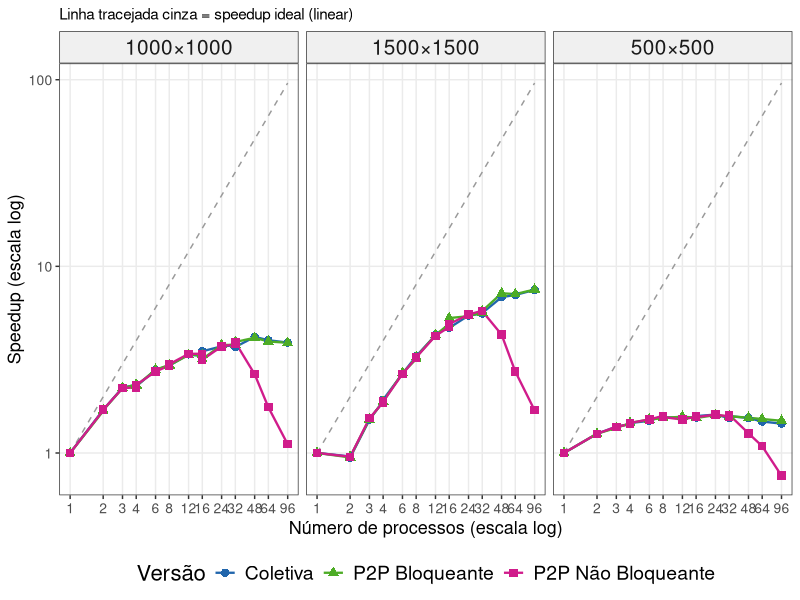
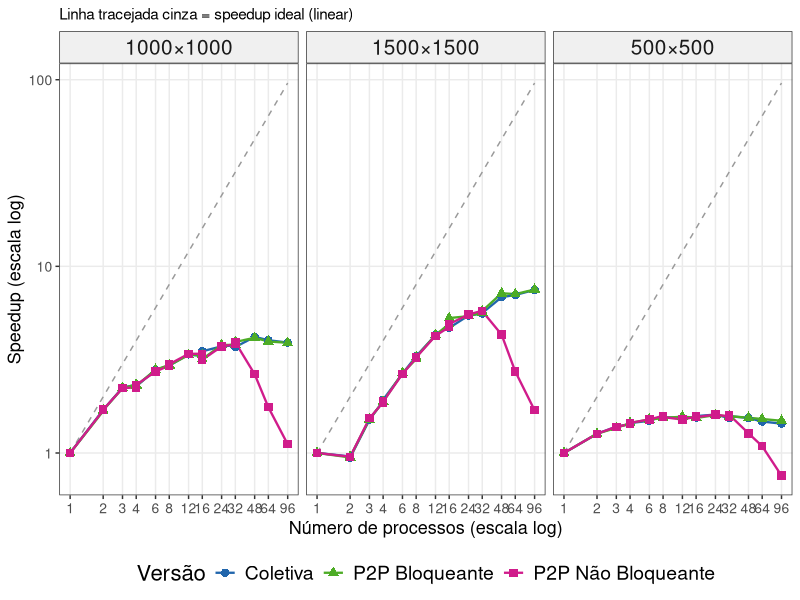

Here is the R script that generated these plots, in order:
library(dplyr)
library(ggplot2)

pdf(NULL)

df <- read.csv("../../results/rastro_completo.csv", stringsAsFactors = FALSE)

exec <- df %>%
  filter(rank == "rank0") %>%
  group_by(tipo, size, nproc, nodes, rep) %>%
  summarise(exec_time = max(fim) - min(inicio), .groups = "drop") %>%
  group_by(tipo, size, nproc, nodes) %>%
  summarise(tempo = median(exec_time), .groups = "drop")

# Tempo sequencial (nproc=1, nodes=1) por tipo e size
t_seq <- exec %>%
  filter(nproc == 1, nodes == 1) %>%
  select(tipo, size, t1 = tempo)

speedup <- exec %>%
  left_join(t_seq, by = c("tipo", "size")) %>%
  mutate(speedup = t1 / tempo) %>%
  filter(!is.na(speedup))

speedup <- speedup %>%
  mutate(
    tipo = recode(tipo,
      "coletiva"          = "Coletiva",
      "p2p_bloqueante"    = "P2P Bloqueante",
      "p2p_naobloqueante" = "P2P Não Bloqueante"
    ),
    size_label = paste0(size, "×", size)
  )

# Linha de speedup ideal
ideal <- speedup %>%
  distinct(nproc) %>%
  mutate(speedup = nproc, tipo = "Ideal")

ggplot(speedup, aes(x = nproc, y = speedup, color = tipo, shape = tipo)) +
  geom_line(data = ideal, aes(x = nproc, y = speedup),
            color = "gray60", linetype = "dashed", inherit.aes = FALSE) +
  geom_line(linewidth = 0.8) +
  geom_point(size = 2.5) +
  facet_wrap(~ size_label, ncol = 3) +
  scale_x_log10(breaks = c(1,2,3,4,6,8,12,16,24,32,48,64,96)) +
  scale_y_log10() +
  scale_color_manual(values = c(
    "Coletiva"           = "#2166ac",
    "P2P Bloqueante"     = "#4dac26",
    "P2P Não Bloqueante" = "#d01c8b"
  )) +
  labs(
    # title    = "Speedup em relação à execução sequencial (1 processo, 1 nó)",
    subtitle = "Linha tracejada cinza = speedup ideal (linear)",
    x        = "Número de processos (escala log)",
    y        = "Speedup (escala log)",
    color    = "Versão",
    shape    = "Versão"
  ) +
  theme_bw(base_size = 11) +
  theme(
    legend.position  = "bottom",
    panel.grid.minor = element_blank(),
    strip.text = element_text(size = 15),
    strip.background = element_rect(fill = "#f0f0f0"),
    axis.title = element_text(size = 13),
    axis.text = element_text(size = 10),
    legend.text = element_text(size = 14),
    legend.title = element_text(size = 16)
  )

ggsave("../imgs/plot_speedup.pdf", width = 10, height = 4.5)
# ggsave("../imgs/plot_speedup.png", width = 10, height = 4.5, dpi = 150)
message("Salvo: plot_speedup.pdf")
